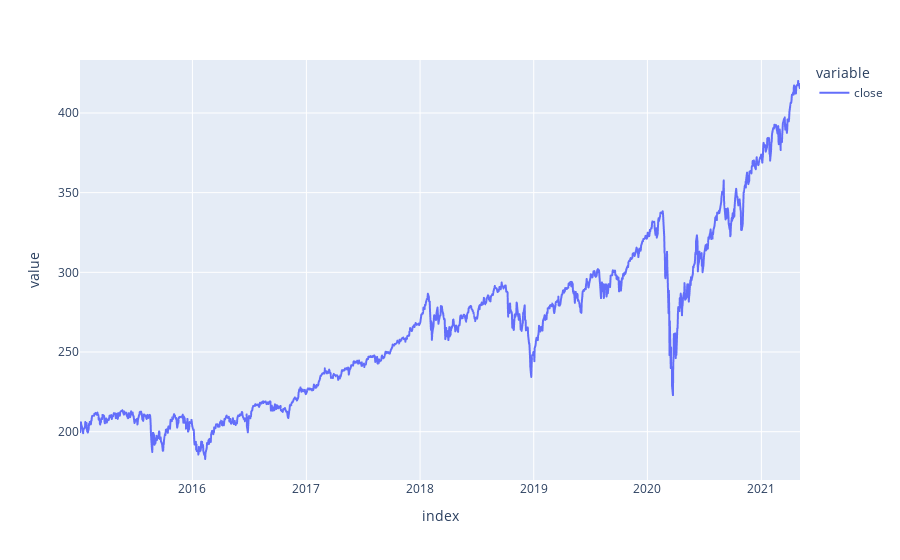

Notebook cell for this chart:
### Code cell
fig = px.line(spy['close'], labels={ 'close' : 'SPY CLOSE'})
fig.show()

### Figure 1 — Plotly figure (JSON) as saved in the notebook; plotly's stock layout.template omitted (floating-point values rounded to 4 significant figures; data arrays with more than 128 entries replaced by an {"elided": "..."} marker saying what was removed)
{"data": [{"hovertemplate": "variable=close<br>index=%{x}<br>value=%{y}<extra></extra>", "legendgroup": "close", "line": {"color": "#636efa", "dash": "solid"}, "mode": "lines", "name": "close", "showlegend": true, "type": "scattergl", "visible": true, "x": {"elided": "1595 str values"}, "xaxis": "x", "y": {"elided": "1595 float values"}, "yaxis": "y"}], "layout": {"autosize": true, "legend": {"title": {"text": "variable"}, "tracegroupgap": 0}, "margin": {"t": 60}, "xaxis": {"anchor": "y", "autorange": true, "domain": [0, 1], "range": ["2015-01-05", "2021-05-05"], "title": {"text": "index"}, "type": "date"}, "yaxis": {"anchor": "x", "autorange": true, "domain": [0, 1], "range": [169.7, 433.2], "title": {"text": "value"}, "type": "linear"}}}
